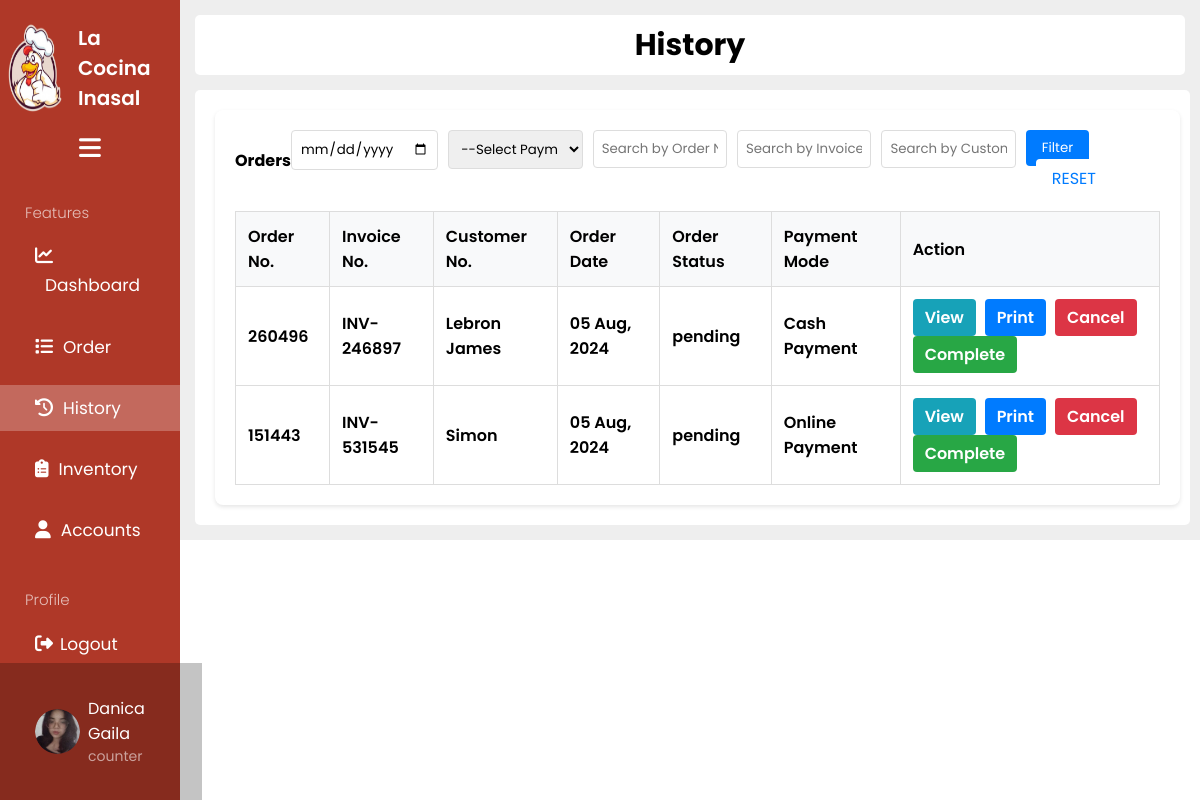
The page /content/history.php (signed in) on the database its author committed.
### tables this page shows
CREATE TABLE `orders` (
  `id` int(11) NOT NULL,
  `customer_id` int(11) NOT NULL,
  `customer_name` varchar(255) NOT NULL,
  `tracking_no` varchar(100) NOT NULL,
  `invoice_no` varchar(100) NOT NULL,
  `total_amount` varchar(100) NOT NULL,
  `order_date` date NOT NULL,
  `order_status` varchar(100) DEFAULT NULL,
  `payment_mode` varchar(100) NOT NULL,
  `order_placed_by_id` varchar(50) NOT NULL
);

CREATE TABLE `customers` (
  `id` int(11) NOT NULL,
  `name` varchar(255) NOT NULL,
  `email` varchar(255) NOT NULL,
  `phone` varchar(255) DEFAULT 'NONE'
);

### content/history.php (the view, shortened to what this page needs)
<?php include 'partials/header.php'; ?>
<head>
    <link rel="stylesheet" href="../css/dashboard.css">
    <link rel="stylesheet" href="../css/history.css">
<body>
    <div class="dashboard_container">
        <div class="dashboard_sidebar" id="dashboard_sidebar">
            <div class="dashboard_sidebar_logo" id="logo_dashs">
                <img src="../pictures/logo.png" alt="">
                <p class="title_dash">La Cocina Inasal</p>
            </div>
            <div class="dashboard_sidebar_content">
                <ul class="dashboard_sidebar_list" id="dashboard_sidebar_list">
                    <div id="hamburger">
                        <a href="" id="hamburger_button"><i class="fa-solid fa-bars"></i></a>
                    </div>
                    <div class="features">
                        <p>Features</p>
                    </div>
                    <li>
                        <a href="dashboard.php"><i class="fa-solid fa-chart-line"></i><span class="Menutext">Dashboard</span></a>
                    </li>
                    <li>
                        <a href="order-create.php"><i class="fa-solid fa-list"></i><span class="Menutext">Order</span></a>
                    </li>
                    <li style="background-color: #ffffff3f;">
                        <a href="history.php"><i class="fa-solid fa-clock-rotate-left"></i><span class="Menutext">History</span></a>
                    </li>
                    <li>
                        <a href="inventory.php"><i class="fa-solid fa-clipboard-list"></i><span class="Menutext">Inventory</span></a>
                    </li>
                    <li>
                        <a href="account.php"><i class="fa-solid fa-user MenuIcons"></i><span class="Menutext">Accounts</span></a>
                    </li>
                </ul>
            </div>
            <div class="profile-txt">
                <p>Profile</p>
            </div>
            <div class="logout">
                <a href="../logout.php" id="logout_button"><i class="fa-solid fa-right-from-bracket"></i><span class="Menutext">Logout</span></a>
            </div>
            <div class="dashboard_sidebar_profile">
                <img src='../<?= ($_SESSION['loggedInUser']['image']) ?>' id="logo_dash" alt="User Profile">
                <div class="title_dash">
                    <p>
                        <?php if (isset($_SESSION['loggedInUser']['name'])) {
                            echo '<p>' . ($_SESSION['loggedInUser']['name']) . '</p>';
                        } ?>
                    </p>
                    <p style="font-size: 14px; color: rgba(255, 255, 255, 0.562);">
                        <?php if (isset($_SESSION['loggedInUser']['position'])) {
                            echo htmlspecialchars($_SESSION['loggedInUser']['position']);
                        } ?>
                    </p>
                </div>
            </div>
        </div>
        <div class="dashboard_mainbar" id="dashboard_mainbar">
            <div class="dashboard_topnav">
                <div>
                    <p>History</p>
                </div>
            </div>
            <div class="main_container">
                <div class="container">
                    <div class="history-card">
                        <div class="history-card-header">
                            <div class="history-card-title">
                                <h4>Orders</h4>
                            </div>
                            <div class="history-card-filters">
                                <form action="" method="GET">
                                    <div class="filter-row">
                                        <div class="filter-item">
                                            <input type="date" name="date" value="<?= isset($_GET['date']) ? $_GET['date'] : ''; ?>">
                                        </div>
                                        <div class="filter-item">
                                            <select name="payment_status">
                                                <option value="">--Select Payment status--</option>
                                            </select>
                                        </div>
                                        <div class="filter-item">
                                            <input type="text" name="tracking_no" placeholder="Search by Order No." value="<?= isset($_GET['tracking_no']) ? htmlspecialchars($_GET['tracking_no']) : ''; ?>">
                                        </div>
                                        <div class="filter-item">
                                            <input type="text" name="invoice_no" placeholder="Search by Invoice No." value="<?= isset($_GET['invoice_no']) ? htmlspecialchars($_GET['invoice_no']) : ''; ?>">
                                        </div>
                                        <div class="filter-item">
                                            <input type="text" name="customer_name" placeholder="Search by Customer No." value="<?= isset($_GET['customer_name']) ? htmlspecialchars($_GET['customer_name']) : ''; ?>">
                                        </div>
                                        <div class="filter-item">
                                            <button type="submit" class="btn-submit">Filter</button>
                                            <a href="history.php" class="btn-reset">RESET</a>
                                        </div>
                                    </div>
                                </form>
                            </div>
                        </div>
                        <div class="history-card-body">
                            <?php
                            $query = "SELECT o.*, c.* FROM orders o JOIN customers c ON c.id = o.customer_id";
                            $query .= " ORDER BY o.id DESC";
                            $orders = mysqli_query($conn, $query);
                            if ($orders) {
                                if (mysqli_num_rows($orders) > 0) {
                            ?>
                                    <table class="history-table">
                                        <thead>
                                            <tr>
                                                <th>Order No.</th>
                                                <th>Invoice No.</th>
                                                <th>Customer No.</th>
                                                <th>Order Date</th>
                                                <th>Order Status</th>
                                                <th>Payment Mode</th>
                                                <th>Action</th>
                                            </tr>
                                        </thead>
                                        <tbody>
                                            <?php foreach ($orders as $orderItem) : ?>
                                                <?php
                                                $rowClass = '';
                                                ?>
                                                <tr class="<?= $rowClass ?>">
                                                    <td class="fw-bold"><?= $orderItem['tracking_no']; ?></td>
                                                    <td><?= $orderItem['invoice_no']; ?></td>
                                                    <td><?= $orderItem['name']; ?></td>
                                                    <td><?= date('d M, Y', strtotime($orderItem['order_date'])); ?></td>
                                                    <td class="status"><?= $orderItem['order_status']; ?></td>
                                                    <td><?= $orderItem['payment_mode']; ?></td>
                                                    <td>
                                                        <a href="orders-view.php?track=<?= $orderItem['tracking_no']; ?>" class="btn-action view">View</a>
                                                        <a href="orders-view-print.php?track=<?= $orderItem['tracking_no']; ?>" class="btn-action print">Print</a>
                                                        <a href="orders-cancel.php?track=<?= $orderItem['tracking_no']; ?>" class="btn-action cancel">Cancel</a>
                                                        <a href="orders-complete.php?track=<?= $orderItem['tracking_no']; ?>" class="btn-action complete">Complete</a>
                                                    </td>
                                                </tr>
                                            <?php endforeach; ?>
                                        </tbody>
                                    </table>
                            <?php
                                } else {
                                    echo "<h5>No record available</h5>";
                                }
                            } else {
                                echo "<h5>Something went wrong</h5>";
                            }
                            ?>
                        </div>
                    </div>
                </div>
            </div>
        </div>
    </div>
    <?php include 'partials/footer.php'; ?>

### css/dashboard.css (style rules this page uses)
* { padding: 0px; margin: 0px; font-family: "Poppins", sans-serif; }
html { scroll-behavior: smooth; }
.dashboard_sidebar { width: 15%; background: #af3828; transition: all 0.5s ease; height: 100vh; position: fixed; top: 0; bottom: 0; }
.dashboard_mainbar { width: 85%; background: #eeeeee; height: 100%; margin-left: 15%; }
.dashboard_sidebar_logo { display: flex; padding: 15px 0px 15px 0px; }
.dashboard_sidebar_logo img { width: 70px; transition: all 0.5s ease; }
.dashboard_sidebar_logo p { font-family: "Poppins", sans-serif; font-weight: 600; color: white; font-size: 20px; display: flex; align-items: center; cursor: pointer; transition: all 0.5s ease; }
.dashboard_container { display: flex; flex-direction: row; }
.dashboard_sidebar_profile { display: flex; align-items: center; justify-content: flex-start; background-color: rgba(0, 0, 0, 0.23); padding: 25px 35px; position: fixed; bottom: 0; width: 11%; }
.dashboard_sidebar_profile img { width: 45px; height: 45px; border-radius: 50%; }
.dashboard_sidebar_profile p { font-family: "poppins", "sans-serif"; color: white; display: flex; align-items: center; color: white; font-size: 16px; cursor: pointer; text-decoration: none; }
.title_dash { padding: 8px; }
.dashboard_sidebar_list span { margin-left: 10px; color: rgb(255, 255, 255); font-size: 17px; }
.dashboard_sidebar_list li a { text-decoration: none; font-style: normal; font-size: 20px; width: 100%; }
.dashboard_sidebar_list li { padding: 10px 35px; margin-bottom: 15px; }
.dashboard_sidebar_list li i { color: rgb(255, 255, 255); font-size: 18px; }
.features p { font-family: "poppins", "sans-serif"; font-size: 15px; font-weight: 300; padding: 0px 0px 10px 25px; color: rgba(255, 255, 255, 0.671); }
.dashboard_topnav { height: 60px; margin: 15px 15px 0px 15px; display: flex; flex-direction: row; justify-content: space-between; border-radius: 5px; align-items: center; background: #ffffff; }
.dashboard_topnav p { font-weight: 700; font-style: normal; font-size: 30px; cursor: pointer; }
.profile-txt p { font-family: "poppins", "sans-serif"; font-size: 15px; font-weight: 300; padding: 20px 0px 10px 25px; color: rgba(255, 255, 255, 0.671); }
.logout a { text-decoration: none; font-family: "poppins", "sans-serif"; color: white; margin-top: 20px; font-size: 17px; }
.logout i { font-size: 18px; padding-right: 7px; }
.logout { padding: 10px 35px; }
#hamburger { display: flex; justify-content: center; padding-bottom: 40px; }
#hamburger_button { font-size: 25px; color: rgb(255, 255, 255); }
.main_container { margin: 15px 10px 15px 15px; border-radius: 5px; align-items: center; background: #ffffff; overflow: auto; max-height: 85vh; }
.main_container { scrollbar-width: thin; scrollbar-color: #888 #f1f1f1; }

### css/history.css (style rules this page uses)
.container { width: 97%; padding: 20px; }
.history-card { background: #fff; border-radius: 8px; box-shadow: 0 2px 4px rgba(0, 0, 0, 0.1); padding: 20px; }
.history-card-header { display: flex; justify-content: space-between; align-items: center; margin-bottom: 20px; }
.history-card-title h4 { margin: 0; }
.history-card-filters { display: flex; justify-content: flex-end; }
.filter-row { display: flex; gap: 10px; }
.filter-item { flex: 1; }
.filter-item input, .filter-item select { width: 100%; padding: 8px; border: 1px solid #ddd; border-radius: 4px; }
.btn-submit, .btn-reset { padding: 8px 16px; border: none; border-radius: 4px; cursor: pointer; color: #fff; text-decoration: none; }
.btn-submit { background: #007bff; }
.btn-reset { background-color: white; color: #007bff; margin-left: 10px; }
.history-card-body { margin-top: 20px; }
.history-table { width: 100%; border-collapse: collapse; }
.history-table th, .history-table td { padding: 12px; border: 1px solid #ddd; text-align: left; font-weight: 600; }
.history-table thead { background: #f8f9fa; }
.btn-action { display: inline-block; padding: 6px 12px; border-radius: 4px; color: #fff; text-decoration: none; margin-right: 5px; }
.btn-action.view { background: #17a2b8; }
.btn-action.print { background: #007bff; }
.btn-action.cancel { background: #dc3545; }
.btn-action.complete { background: #28a745; }

### rows shown on the page
orders: tracking_no "260496", invoice_no "INV-246897", customer.name "Lebron James", order_date "05 Aug, 2024", order_status "pending", payment_mode "Cash Payment"
orders: tracking_no "151443", invoice_no "INV-531545", customer.name "Simon", order_date "05 Aug, 2024", order_status "pending", payment_mode "Online Payment"

### other values the page prints
$_SESSION['loggedInUser']['name'] "Danica Gaila"
$_SESSION['loggedInUser']['position'] "counter"
